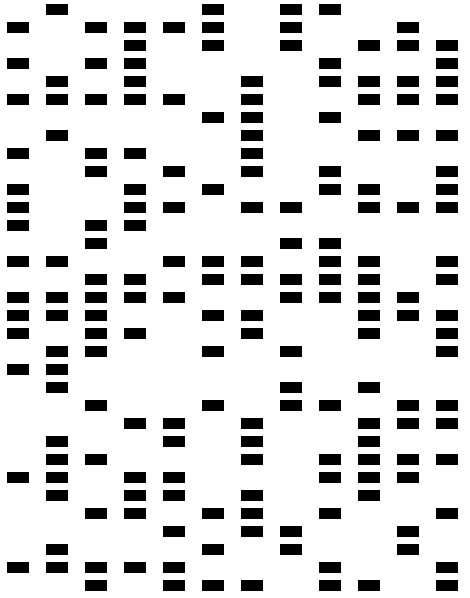
#> input picture img/card01.bmp, 470 x 598 px
$ python img_analiz-3.py
#> lines starting #> are read from the running program, lines starting #| are printed output that depends on the picture; after the words box and inside, x2 and y2 are one past the last pixel; in counts of white or black regions, pixels touching at a corner belong together
import cv2
import numpy as np


# abstraindo a imagem

img = cv2.imread("img/card01.bmp",(0))
#> img: shape (598, 470); 83.9% white; 187 black regions, largest, box (x1, y1, x2, y2) and area: (46, 4, 68, 15) 242, (202, 4, 224, 15) 242, (280, 4, 302, 15) 242

__, thresh = cv2.threshold(img,127 ,255,cv2.THRESH_BINARY)

thresh_l1 = img[00:20, 0:800]
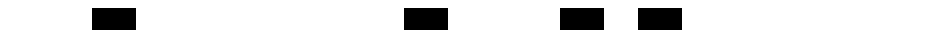
#> thresh_l1: shape (20, 470) (shown 2 times larger); 89.7% white; 4 black regions, box (x1, y1, x2, y2) and area: (46, 4, 68, 15) 242, (202, 4, 224, 15) 242, (280, 4, 302, 15) 242, (319, 4, 341, 15) 242
thresh_c1 = img[00:800, 0:40]
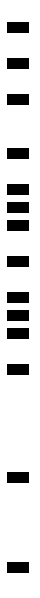
#> thresh_c1: shape (598, 40); 85.8% white; 14 black regions


modo = cv2.RETR_TREE;
metodo = cv2.CHAIN_APPROX_SIMPLE;
contorno, hieraquia = cv2.findContours(thresh, modo , metodo)
#> contorno = 188 contours; largest, box (x1, y1, x2, y2) and area: (0, 0, 470, 598) 279993, (435, 579, 459, 592) 274, (357, 579, 381, 592) 274, (318, 579, 342, 592) 274, (240, 579, 264, 592) 274
full_card = len(contorno) -1
#> full_card = 187
print(" Total de retângulos: ",full_card)
#|  Total de retângulos:  187


linha, hieraquia = cv2.findContours(thresh_l1, modo , metodo)
#> linha = 5 contours; box (x1, y1, x2, y2) and area: (0, 0, 470, 20) 8911, (318, 3, 342, 16) 274, (279, 3, 303, 16) 274, (201, 3, 225, 16) 274, (45, 3, 69, 16) 274
count_line = len(linha) -1
#> count_line = 4
print(" Total de retângulos na 1ª linha: ",count_line)
#|  Total de retângulos na 1ª linha:  4


coluna, hieraquia = cv2.findContours(thresh_c1, modo , metodo)
#> coluna = 15 contours; largest, box (x1, y1, x2, y2) and area: (0, 0, 40, 598) 23283, (6, 561, 30, 574) 274, (6, 471, 30, 484) 274, (6, 363, 30, 376) 274, (6, 327, 30, 340) 274
count_col= len(coluna) -1
#> count_col = 14
print(" Total de retângulos na 1ª coluna: ",count_col)
#|  Total de retângulos na 1ª coluna:  14

#opção para visualizar os card's

cv2.imshow("card-original", img)
cv2.imshow ("thr_linha", thresh_l1)
cv2.imshow("thr",thresh_c1)

cv2.waitKey(0)
cv2.destroyAllWindows()

$ run again, with img/card04.bmp copied over img/card01.bmp
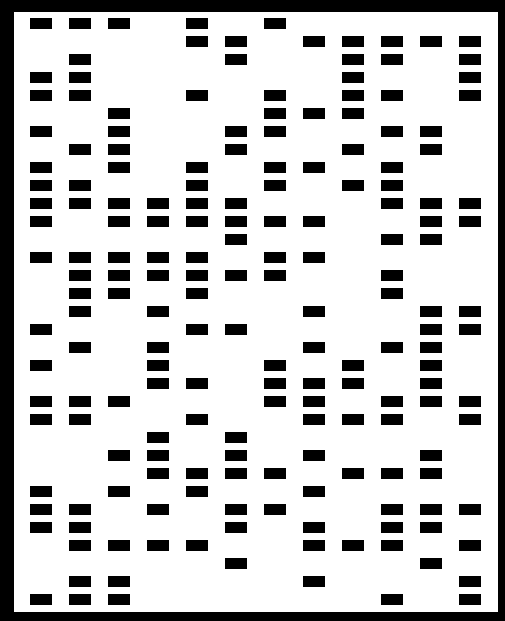
#> input picture img/card04.bmp, 505 x 621 px
#> img: shape (621, 505); 78.2% white; 187 black regions, largest, box (x1, y1, x2, y2) and area: (0, 0, 505, 621) 23205, (30, 18, 52, 29) 242, (69, 18, 91, 29) 242
#> `thresh_l1 = img[00:20, 0:800]`:
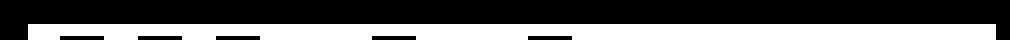
#> thresh_l1: shape (20, 505) (shown 2 times larger); 36.2% white; 1 white region, box (x1, y1, x2, y2) and area: (14, 12, 498, 20) 3652
#> `thresh_c1 = img[00:800, 0:40]`:
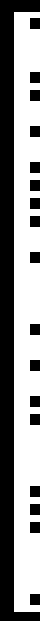
#> thresh_c1: shape (621, 40); 55.3% white; 18 black regions
#> contorno = 187 contours; largest, box (x1, y1, x2, y2) and area: (14, 12, 498, 612) 289317, (458, 593, 482, 606) 274, (380, 593, 404, 606) 274, (107, 593, 131, 606) 274, (68, 593, 92, 606) 274
#> full_card = 186
#|  Total de retângulos:  186
#> linha = 1 contour; box (x1, y1, x2, y2) and area: (14, 12, 498, 20) 3156
#> count_line = 0
#|  Total de retângulos na 1ª linha:  0
#> coluna = 1 contour; box (x1, y1, x2, y2) and area: (14, 12, 40, 612) 12952
#> count_col = 0
#|  Total de retângulos na 1ª coluna:  0
